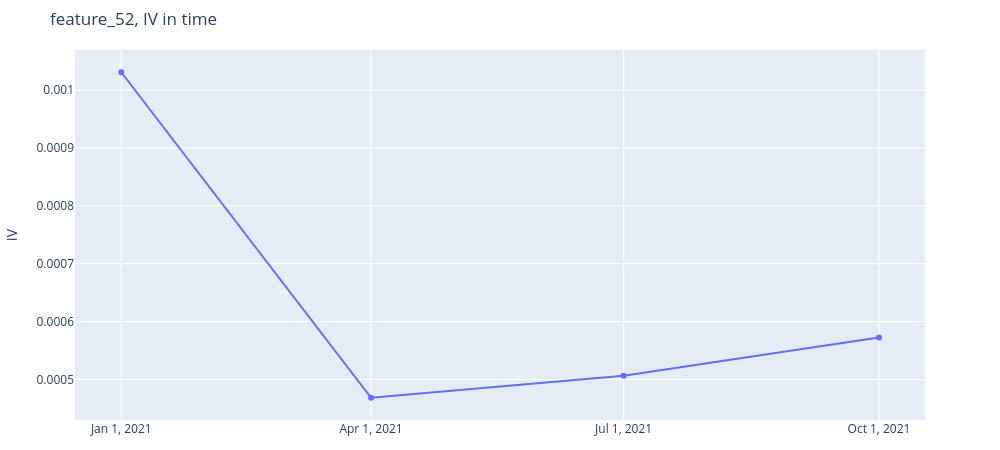
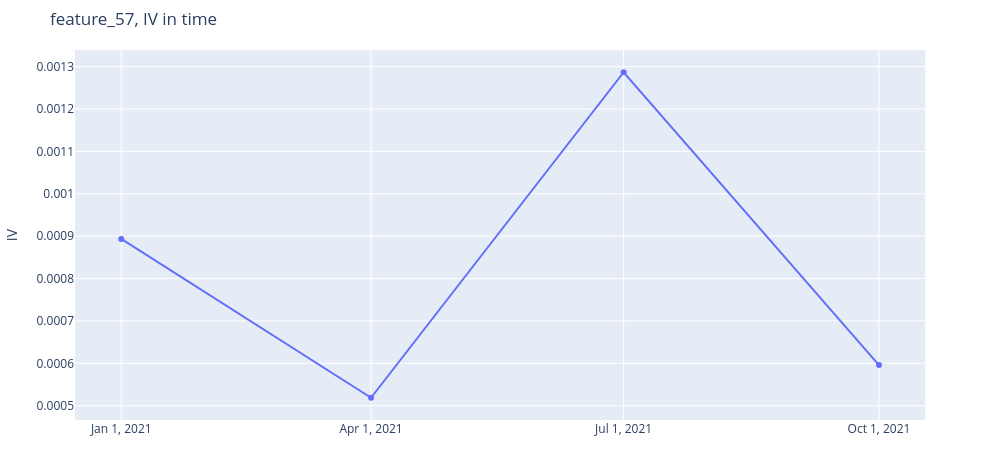
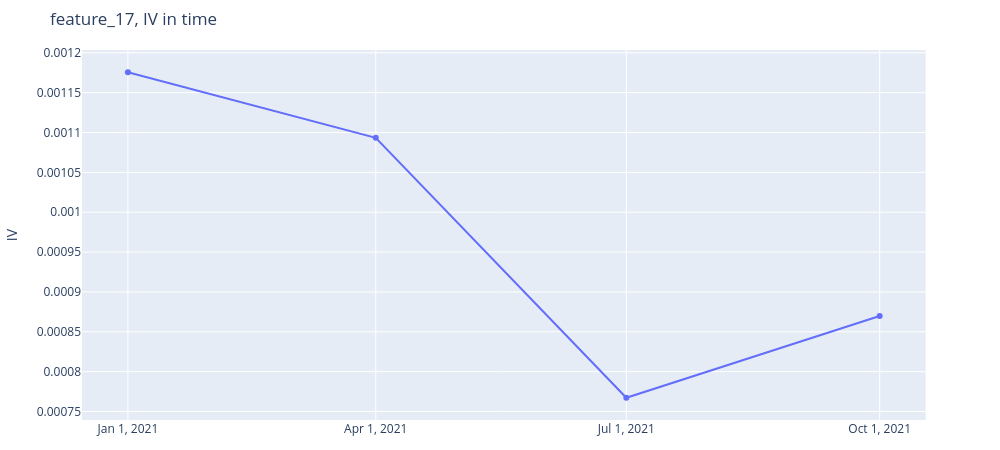
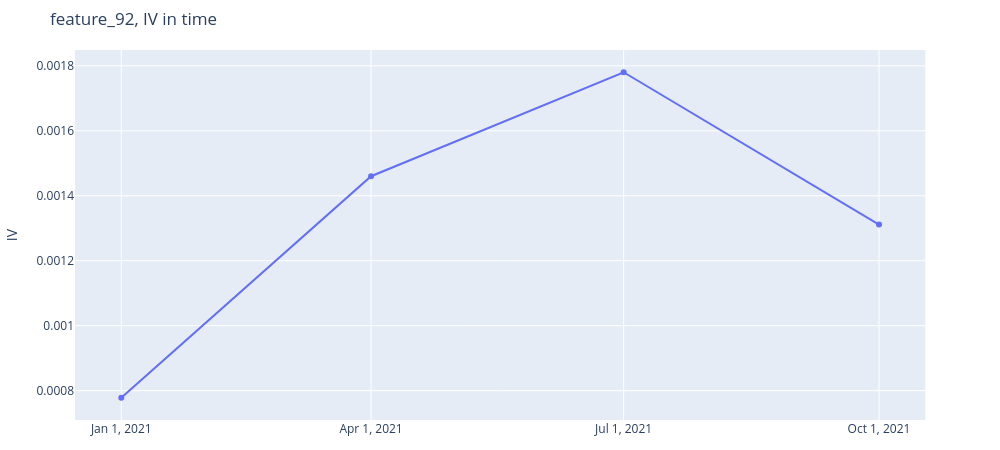

The notebook cell these images were saved under, in order:
### Code cell
for feature in top_15_features: 
    plot_metric_time(train_data_df[feature], target_train, train_data_df['quarter'])

### Figure 1 — Plotly figure (JSON) as saved in the notebook; plotly's stock layout.template omitted (floating-point values rounded to 4 significant figures)
{"data": [{"mode": "markers+lines", "name": "feature_52", "type": "scatter", "x": ["2021-01-01T00:00:00", "2021-04-01T00:00:00", "2021-07-01T00:00:00", "2021-10-01T00:00:00"], "y": [0.001031, 0.0004684, 0.0005065, 0.0005724]}], "layout": {"height": 450, "margin": {"b": 30, "l": 30, "r": 30, "t": 50}, "title": {"text": "feature_52, IV in time"}, "width": 1000, "xaxis": {"domain": [0, 0.95], "showgrid": true, "tickvals": ["2021-01-01T00:00:00", "2021-04-01T00:00:00", "2021-07-01T00:00:00", "2021-10-01T00:00:00"]}, "yaxis": {"title": {"text": "IV"}}}}

### Figure 2 — Plotly figure (JSON) as saved in the notebook; plotly's stock layout.template omitted (floating-point values rounded to 4 significant figures)
{"data": [{"mode": "markers+lines", "name": "feature_57", "type": "scatter", "x": ["2021-01-01T00:00:00", "2021-04-01T00:00:00", "2021-07-01T00:00:00", "2021-10-01T00:00:00"], "y": [0.0008934, 0.0005188, 0.001287, 0.0005958]}], "layout": {"height": 450, "margin": {"b": 30, "l": 30, "r": 30, "t": 50}, "title": {"text": "feature_57, IV in time"}, "width": 1000, "xaxis": {"domain": [0, 0.95], "showgrid": true, "tickvals": ["2021-01-01T00:00:00", "2021-04-01T00:00:00", "2021-07-01T00:00:00", "2021-10-01T00:00:00"]}, "yaxis": {"title": {"text": "IV"}}}}

### Figure 3 — Plotly figure (JSON) as saved in the notebook; plotly's stock layout.template omitted (floating-point values rounded to 4 significant figures)
{"data": [{"mode": "markers+lines", "name": "feature_17", "type": "scatter", "x": ["2021-01-01T00:00:00", "2021-04-01T00:00:00", "2021-07-01T00:00:00", "2021-10-01T00:00:00"], "y": [0.001176, 0.001093, 0.0007673, 0.0008698]}], "layout": {"height": 450, "margin": {"b": 30, "l": 30, "r": 30, "t": 50}, "title": {"text": "feature_17, IV in time"}, "width": 1000, "xaxis": {"domain": [0, 0.95], "showgrid": true, "tickvals": ["2021-01-01T00:00:00", "2021-04-01T00:00:00", "2021-07-01T00:00:00", "2021-10-01T00:00:00"]}, "yaxis": {"title": {"text": "IV"}}}}

### Figure 4 — Plotly figure (JSON) as saved in the notebook; plotly's stock layout.template omitted (floating-point values rounded to 4 significant figures)
{"data": [{"mode": "markers+lines", "name": "feature_92", "type": "scatter", "x": ["2021-01-01T00:00:00", "2021-04-01T00:00:00", "2021-07-01T00:00:00", "2021-10-01T00:00:00"], "y": [0.0007781, 0.00146, 0.00178, 0.001311]}], "layout": {"height": 450, "margin": {"b": 30, "l": 30, "r": 30, "t": 50}, "title": {"text": "feature_92, IV in time"}, "width": 1000, "xaxis": {"domain": [0, 0.95], "showgrid": true, "tickvals": ["2021-01-01T00:00:00", "2021-04-01T00:00:00", "2021-07-01T00:00:00", "2021-10-01T00:00:00"]}, "yaxis": {"title": {"text": "IV"}}}}
